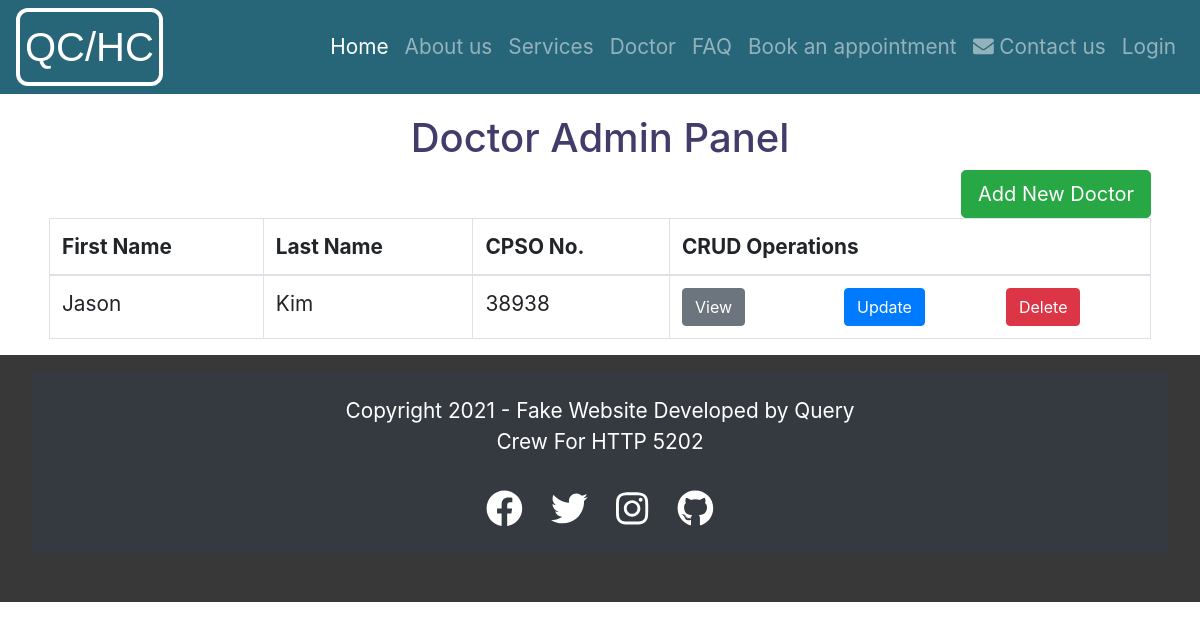
The page /pages/doctorAdmin.php on the database as committed earlier.
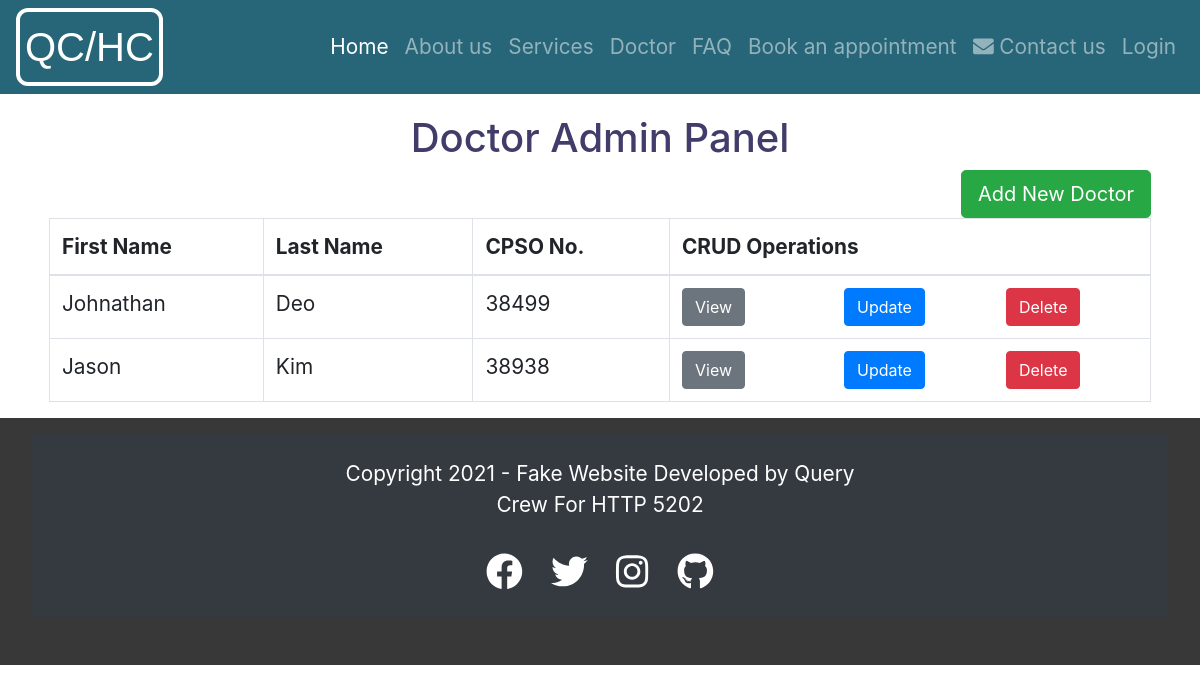
The same page on the database as committed later.
### tables this page shows
CREATE TABLE `doctor` (
  `id` int(11) NOT NULL,
  `first_name` varchar(50) NOT NULL,
  `last_name` varchar(50) NOT NULL,
  `cpso_reg` int(5) NOT NULL COMMENT 'CPSO is a 5-digit number.',
  `email` varchar(50) NOT NULL,
  `education` varchar(50) NOT NULL,
  `expertise` varchar(256) NOT NULL,
  `biography` varchar(1024) NOT NULL,
  `personal` varchar(1024) NOT NULL,
  `fk_doctor_user_id` int(11) NOT NULL
);

### database/Database.php (called while the page is built, shortened)
<?php
class Database {
    private static $user = "root";
    private static $pass = "root";
    private static $dsn ="mysql:host=localhost;dbname=qc_health_clinic";
    private static $dbcon;
    public static function getDb(){
        if(!isset(self::$dbcon)) {
            try {
                self::$dbcon = new \PDO(self::$dsn, self::$user, self::$pass);
                self::$dbcon->setAttribute(\PDO::ATTR_ERRMODE, \PDO::ERRMODE_EXCEPTION);
                self::$dbcon->setAttribute(\PDO::ATTR_DEFAULT_FETCH_MODE, \PDO::FETCH_OBJ);
            } catch (\PDOException $e) {
                $msg = $e->getMessage();
                include 'pages/custom-error.php';
                exit();
            }
        }
        return self::$dbcon;
    }
}

### database/DoctorPDO.php (called while the page is built, shortened)
<?php
class DoctorPDO
{
    public function getAllDoctors($dbcon){
        $sql = "SELECT * FROM doctor";
        $pdostm = $dbcon->prepare($sql);
        $pdostm->execute();
        $doctors = $pdostm->fetchAll(\PDO::FETCH_OBJ);
        return $doctors;
    }
}

### pages/doctorAdmin.php (the view, shortened to what this page needs)
<?php
$d = new DoctorPDO();
$doctorsList = $d->getAllDoctors(Database::getDb());
?>
<!DOCTYPE html>
<html lang="en">
<head>
    <link rel="stylesheet" href="library/bootstrap/bootstrap.min.css">
    <link rel="stylesheet" href="css/HeaderFooter.css">
    <link rel="stylesheet" href="css/admin-style/admin_dashboard.css">
</head>
<body>
    <?php
        include_once 'header.php';
    ?>
<body>
    <div class="wrapper">
        <div class="container">
            <p class="h1 text-center" style="margin-top: 0.5em;">Doctor Admin Panel</p>
            <div class="m-1">
                <a href="index.php?page=addDoctor" id="btn_addStudent" class="btn btn-success btn-lg float-right">Add New Doctor</a>
                <table class="table table-bordered tbl">
                    <thead>
                    <tr>
                        <th scope="col">First Name</th>
                        <th scope="col">Last Name</th>
                        <th scope="col">CPSO No.</th>
                        <th scope="col">CRUD Operations</th>
                    </tr>
                    </thead>
                    <tbody>
                    <?php foreach ($doctorsList as $dr) { ?>
                        <tr>
                            <td><?= $dr->first_name; ?></td>
                            <td><?= $dr->last_name; ?></td>
                            <td><?= $dr->cpso_reg; ?></td>
                            <td>
                                <div class="row">
                                    <div class="col-md-4">
                                        <form action="index.php?page=detailDoctor" method="post">
                                            <input type="submit" class="button btn btn-secondary" name="detailDoctor" value="View"/>
                                        </form>
                                    </div>
                                    <div class="col-md-4">
                                        <form action="index.php?page=updateDoctor" method="post">
                                            <input type="submit" class="button btn btn-primary" name="updateDoctor" value="Update"/>
                                        </form>
                                    </div>
                                    <div class="col-md-4">
                                        <form action="index.php?page=deleteDoctor" method="post">
                                            <input type="submit" class="button btn btn-danger" name="deleteDoctor" value="Delete"/>
                                        </form>
                                    </div>
                                </div>
                            </td>
                        </tr>
                    <?php } ?>
                    </tbody>
                </table>
            </div>
        </div>
    </div>
</body>
<?php
include 'footer.php';
?>
</html>

Rows that differ between the two databases and show on the page:
added doctor: first_name "Johnathan", last_name "Deo", cpso_reg "38499"
